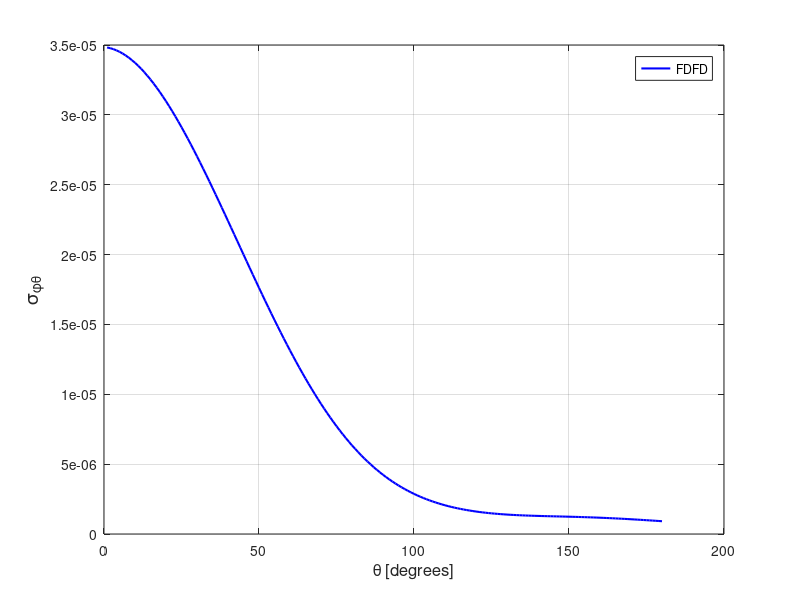

Reproduce this figure in MATLAB.
spt = [ 
    1  0.34822751E-04
    2  0.34773635E-04
    3  0.34705645E-04
    4  0.34619065E-04
    5  0.34514287E-04
    6  0.34391378E-04
    7  0.34250457E-04
    8  0.34092827E-04
    9  0.33917251E-04
   10  0.33725457E-04
   11  0.33517234E-04
   12  0.33292919E-04
   13  0.33052882E-04
   14  0.32797805E-04
   15  0.32528031E-04
   16  0.32243828E-04
   17  0.31945772E-04
   18  0.31634856E-04
   19  0.31310217E-04
   20  0.30973613E-04
   21  0.30624626E-04
   22  0.30264287E-04
   23  0.29893445E-04
   24  0.29511055E-04
   25  0.29119410E-04
   26  0.28718569E-04
   27  0.28308830E-04
   28  0.27889677E-04
   29  0.27463677E-04
   30  0.27030201E-04
   31  0.26589692E-04
   32  0.26142960E-04
   33  0.25690266E-04
   34  0.25233125E-04
   35  0.24770558E-04
   36  0.24303643E-04
   37  0.23834024E-04
   38  0.23360686E-04
   39  0.22884966E-04
   40  0.22406513E-04
   41  0.21927126E-04
   42  0.21446134E-04
   43  0.20965548E-04
   44  0.20483829E-04
   45  0.20003006E-04
   46  0.19522844E-04
   47  0.19043637E-04
   48  0.18568031E-04
   49  0.18092924E-04
   50  0.17621058E-04
   51  0.17152397E-04
   52  0.16686983E-04
   53  0.16225960E-04
   54  0.15769047E-04
   55  0.15316660E-04
   56  0.14869594E-04
   57  0.14427807E-04
   58  0.13992158E-04
   59  0.13562923E-04
   60  0.13139515E-04
   61  0.12722878E-04
   62  0.12313130E-04
   63  0.11910718E-04
   64  0.11516245E-04
   65  0.11128851E-04
   66  0.10749888E-04
   67  0.10378941E-04
   68  0.10015790E-04
   69  0.96618332E-05
   70  0.93158069E-05
   71  0.89788982E-05
   72  0.86509472E-05
   73  0.83314926E-05
   74  0.80213922E-05
   75  0.77193126E-05
   76  0.74268532E-05
   77  0.71426048E-05
   78  0.68679810E-05
   79  0.66022926E-05
   80  0.63447792E-05
   81  0.60967991E-05
   82  0.58571150E-05
   83  0.56260214E-05
   84  0.54036327E-05
   85  0.51893712E-05
   86  0.49838227E-05
   87  0.47854346E-05
   88  0.45956535E-05
   89  0.44135163E-05
   90  0.42391607E-05
   91  0.40725117E-05
   92  0.39125557E-05
   93  0.37596176E-05
   94  0.36140013E-05
   95  0.34748675E-05
   96  0.33425652E-05
   97  0.32160601E-05
   98  0.30957519E-05
   99  0.29813912E-05
  100  0.28725335E-05
  101  0.27694189E-05
  102  0.26715627E-05
  103  0.25786637E-05
  104  0.24907315E-05
  105  0.24074432E-05
  106  0.23289958E-05
  107  0.22546008E-05
  108  0.21843657E-05
  109  0.21181581E-05
  110  0.20557550E-05
  111  0.19971612E-05
  112  0.19419933E-05
  113  0.18902838E-05
  114  0.18416180E-05
  115  0.17960108E-05
  116  0.17532587E-05
  117  0.17133146E-05
  118  0.16762153E-05
  119  0.16413650E-05
  120  0.16088753E-05
  121  0.15788301E-05
  122  0.15508202E-05
  123  0.15250946E-05
  124  0.15009699E-05
  125  0.14787277E-05
  126  0.14580474E-05
  127  0.14391329E-05
  128  0.14217527E-05
  129  0.14056413E-05
  130  0.13908576E-05
  131  0.13772785E-05
  132  0.13648333E-05
  133  0.13534221E-05
  134  0.13428851E-05
  135  0.13332244E-05
  136  0.13242856E-05
  137  0.13160147E-05
  138  0.13082713E-05
  139  0.13012335E-05
  140  0.12944710E-05
  141  0.12883208E-05
  142  0.12822967E-05
  143  0.12764033E-05
  144  0.12709294E-05
  145  0.12654658E-05
  146  0.12600709E-05
  147  0.12545762E-05
  148  0.12492206E-05
  149  0.12435951E-05
  150  0.12379586E-05
  151  0.12320869E-05
  152  0.12259942E-05
  153  0.12195757E-05
  154  0.12129967E-05
  155  0.12060286E-05
  156  0.11987182E-05
  157  0.11910849E-05
  158  0.11830258E-05
  159  0.11745901E-05
  160  0.11658158E-05
  161  0.11565929E-05
  162  0.11469723E-05
  163  0.11369112E-05
  164  0.11264648E-05
  165  0.11156470E-05
  166  0.11044278E-05
  167  0.10927993E-05
  168  0.10809036E-05
  169  0.10685383E-05
  170  0.10558932E-05
  171  0.10428982E-05
  172  0.10296466E-05
  173  0.10160832E-05
  174  0.10022360E-05
  175  0.98823318E-06
  176  0.97396389E-06
  177  0.95955022E-06
  178  0.94494550E-06
  179  0.93025096E-06
  180  0.91544274E-06
  181  0.90056363E-06
  182  0.88562814E-06
  183  0.87067332E-06
  184  0.85573555E-06
  185  0.84081842E-06
  186  0.82597052E-06
  187  0.81120885E-06
  188  0.79654802E-06
  189  0.78199133E-06
  190  0.76759295E-06
  191  0.75339744E-06
  192  0.73938793E-06
  193  0.72558515E-06
  194  0.71203175E-06
  195  0.69872550E-06
  196  0.68566948E-06
  197  0.67299783E-06
  198  0.66057936E-06
  199  0.64849388E-06
  200  0.63670007E-06
  201  0.62537237E-06
  202  0.61427471E-06
  203  0.60363612E-06
  204  0.59335679E-06
  205  0.58349030E-06
  206  0.57406152E-06
  207  0.56501165E-06
  208  0.55641726E-06
  209  0.54826569E-06
  210  0.54058381E-06
  211  0.53333133E-06
  212  0.52659874E-06
  213  0.52027002E-06
  214  0.51452469E-06
  215  0.50919164E-06
  216  0.50444862E-06
  217  0.50018832E-06
  218  0.49636282E-06
  219  0.49315037E-06
  220  0.49047969E-06
  221  0.48829435E-06
  222  0.48675457E-06
  223  0.48582262E-06
  224  0.48543257E-06
  225  0.48565028E-06
  226  0.48658603E-06
  227  0.48808317E-06
  228  0.49023384E-06
  229  0.49311615E-06
  230  0.49665107E-06
  231  0.50098635E-06
  232  0.50608782E-06
  233  0.51195838E-06
  234  0.51871240E-06
  235  0.52635050E-06
  236  0.53487184E-06
  237  0.54431479E-06
  238  0.55491512E-06
  239  0.56651925E-06
  240  0.57921136E-06
  241  0.59316909E-06
  242  0.60844485E-06
  243  0.62506285E-06
  244  0.64334972E-06
  245  0.66290067E-06
  246  0.68423407E-06
  247  0.70738275E-06
  248  0.73247463E-06
  249  0.75959770E-06
  250  0.78880839E-06
  251  0.82055709E-06
  252  0.85465490E-06
  253  0.89157112E-06
  254  0.93137976E-06
  255  0.97421980E-06
  256  0.10202849E-05
  257  0.10699995E-05
  258  0.11233691E-05
  259  0.11810042E-05
  260  0.12427438E-05
  261  0.13089588E-05
  262  0.13800530E-05
  263  0.14562720E-05
  264  0.15380444E-05
  265  0.16255990E-05
  266  0.17190232E-05
  267  0.18190506E-05
  268  0.19256913E-05
  269  0.20393725E-05
  270  0.21607125E-05
  271  0.22896616E-05
  272  0.24269107E-05
  273  0.25723832E-05
  274  0.27269357E-05
  275  0.28910249E-05
  276  0.30641174E-05
  277  0.32475302E-05
  278  0.34409657E-05
  279  0.36448039E-05
  280  0.38599624E-05
  281  0.40863588E-05
  282  0.43237856E-05
  283  0.45728798E-05
  284  0.48344673E-05
  285  0.51076204E-05
  286  0.53934705E-05
  287  0.56923191E-05
  288  0.60027478E-05
  289  0.63267667E-05
  290  0.66633161E-05
  291  0.70130172E-05
  292  0.73751662E-05
  293  0.77503064E-05
  294  0.81385288E-05
  295  0.85396587E-05
  296  0.89531168E-05
  297  0.93783265E-05
  298  0.98159253E-05
  299  0.10266169E-04
  300  0.10727246E-04
  301  0.11199687E-04
  302  0.11682539E-04
  303  0.12176183E-04
  304  0.12679335E-04
  305  0.13192366E-04
  306  0.13714069E-04
  307  0.14244200E-04
  308  0.14781564E-04
  309  0.15326090E-04
  310  0.15877036E-04
  311  0.16433441E-04
  312  0.16994562E-04
  313  0.17559945E-04
  314  0.18128838E-04
  315  0.18700004E-04
  316  0.19272928E-04
  317  0.19846164E-04
  318  0.20420552E-04
  319  0.20993130E-04
  320  0.21564420E-04
  321  0.22133205E-04
  322  0.22698803E-04
  323  0.23259696E-04
  324  0.23815590E-04
  325  0.24365278E-04
  326  0.24908684E-04
  327  0.25444173E-04
  328  0.25970921E-04
  329  0.26488566E-04
  330  0.26995602E-04
  331  0.27493043E-04
  332  0.27978220E-04
  333  0.28451754E-04
  334  0.28911332E-04
  335  0.29358187E-04
  336  0.29790493E-04
  337  0.30207853E-04
  338  0.30610583E-04
  339  0.30996656E-04
  340  0.31366246E-04
  341  0.31719203E-04
  342  0.32055290E-04
  343  0.32373307E-04
  344  0.32673375E-04
  345  0.32954966E-04
  346  0.33217701E-04
  347  0.33462067E-04
  348  0.33686654E-04
  349  0.33892426E-04
  350  0.34078392E-04
  351  0.34244640E-04
  352  0.34391382E-04
  353  0.34518209E-04
  354  0.34624933E-04
  355  0.34712313E-04
  356  0.34779874E-04
  357  0.34827684E-04
  358  0.34855573E-04
  359  0.34863937E-04
  360  0.34853147E-04
 ]; 
plot(spt(1:180,1),spt(1:180,2),'b-','linewidth',1.5 ); 
grid on 
legend('FDFD');
xlabel('\theta [degrees]','FontSize',12);
ylabel('\sigma_{\phi\theta}','FontSize',14);
